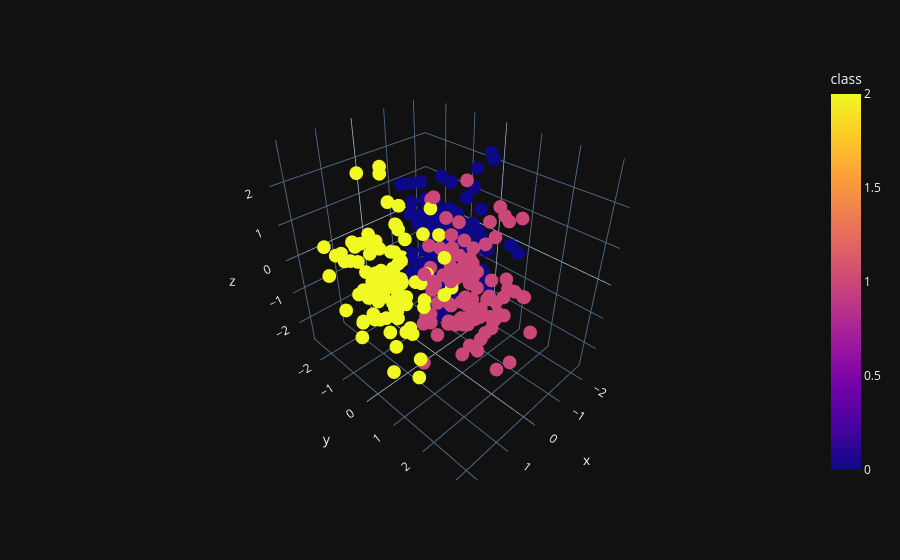

Source (notebook cell):
### Code cell
df = pd.DataFrame(X, columns=["x","y","z"])
df["class"] = y

fig = px.scatter_3d(df, x="x", y="y", z="z", color="class")
fig.show()

### Figure 1 — Plotly figure (JSON) as saved in the notebook; plotly's stock layout.template omitted (floating-point values rounded to 4 significant figures; data arrays with more than 128 entries replaced by an {"elided": "..."} marker saying what was removed)
{"data": [{"hovertemplate": "x=%{x}<br>y=%{y}<br>z=%{z}<br>class=%{marker.color}<extra></extra>", "legendgroup": "", "marker": {"color": {"elided": "300 int values"}, "coloraxis": "coloraxis", "symbol": "circle"}, "mode": "markers", "name": "", "scene": "scene", "showlegend": false, "x": {"elided": "300 float values"}, "y": {"elided": "300 float values"}, "z": {"elided": "300 float values"}, "type": "scatter3d"}], "layout": {"scene": {"domain": {"x": [0, 1], "y": [0, 1]}, "xaxis": {"title": {"text": "x"}}, "yaxis": {"title": {"text": "y"}}, "zaxis": {"title": {"text": "z"}}}, "coloraxis": {"colorbar": {"title": {"text": "class"}}, "colorscale": [[0, "#0d0887"], [0.1111, "#46039f"], [0.2222, "#7201a8"], [0.3333, "#9c179e"], [0.4444, "#bd3786"], [0.5556, "#d8576b"], [0.6667, "#ed7953"], [0.7778, "#fb9f3a"], [0.8889, "#fdca26"], [1, "#f0f921"]]}, "legend": {"tracegroupgap": 0}, "margin": {"t": 60}}}
